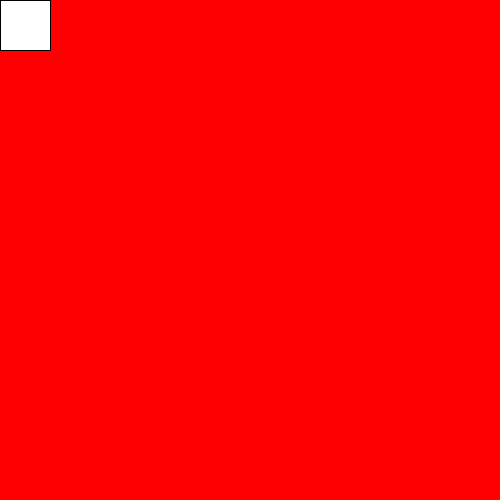
Frame 1 (no input)
Frame 60 (the mouse pressed at the canvas centre just before this capture): identical to frame 1, image omitted
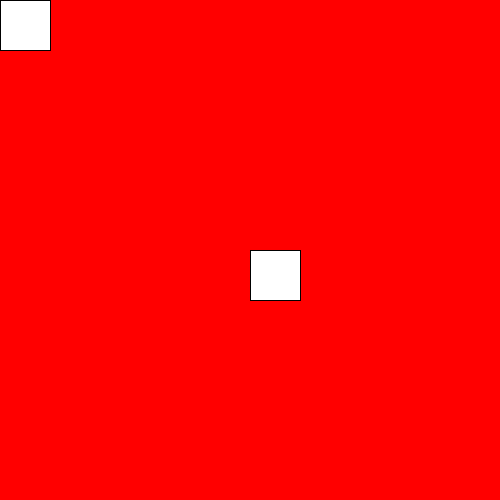
Frame 120 (the mouse held since frame 60 and released just before this capture)

The Processing sketch that drew these frames (run headless with seeded random() and noise(); from frame 60 on, the mouse is pressed at the canvas centre):

// Processing sketch: processing_85033
// ── processing_85033.pde

void setup(){
    background(255,0,0);
    size(500,500);
}

void draw(){
    rect(mouseX,mouseY,50,50);
}
